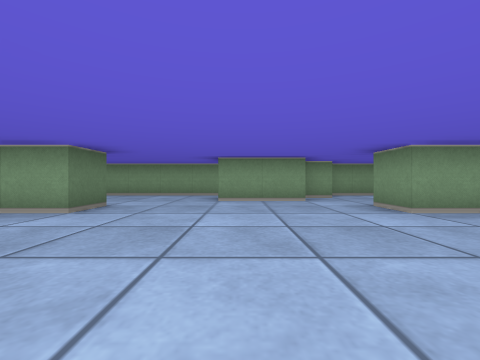
view 1 (above)

23 first-person views from a walk through a cub3D maze. The camera is about half as high as the walls, looks level and sees 90° across. The floor is counted in squares. Each view is taken from the middle of a square. On the plan, view 1 faces up. The plan holds only what a view shows up to about 9 squares ahead; the rest is blank.

view 2
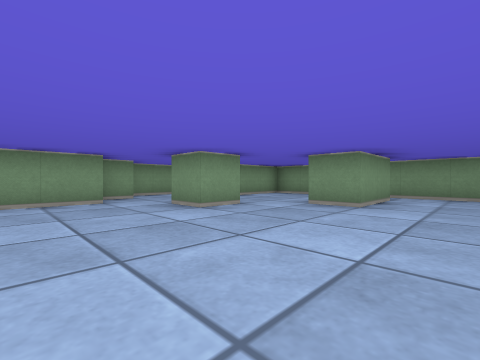

view 3
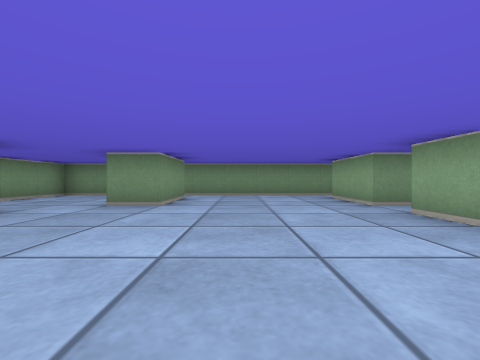

view 4
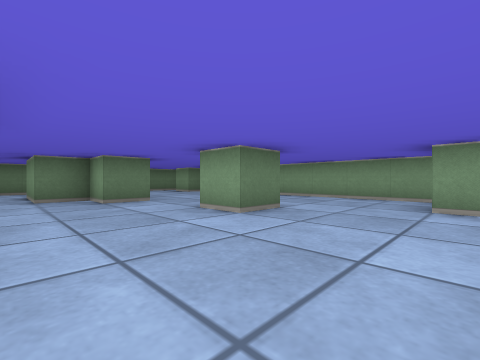

view 5
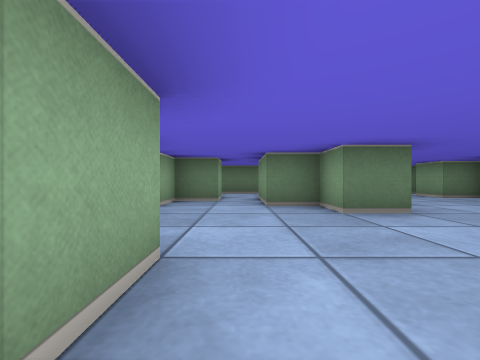

view 6
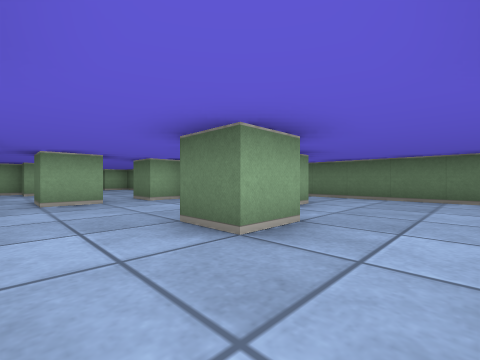

view 7
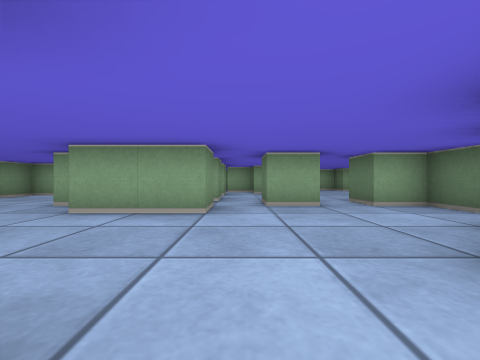

view 8
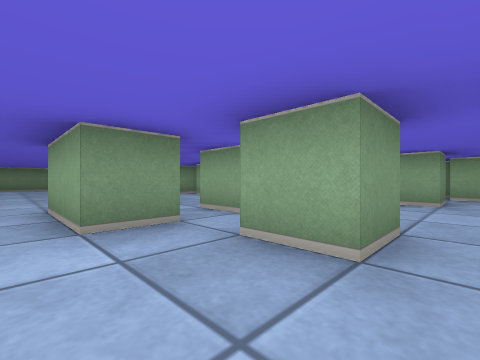

view 9
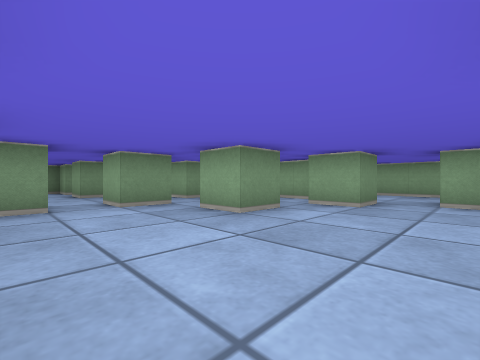

view 10
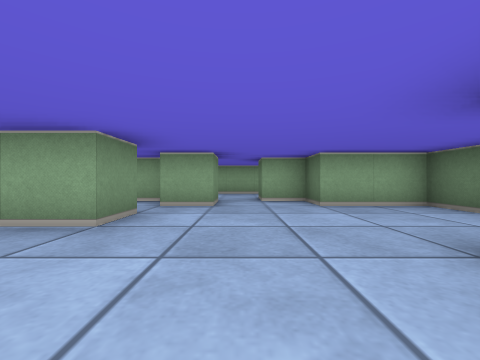

view 11
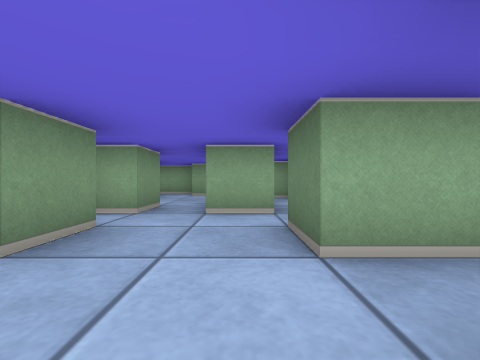

view 12
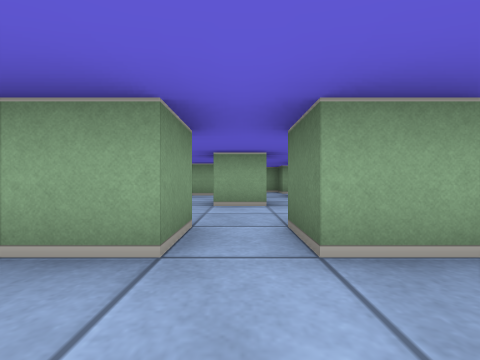

view 13
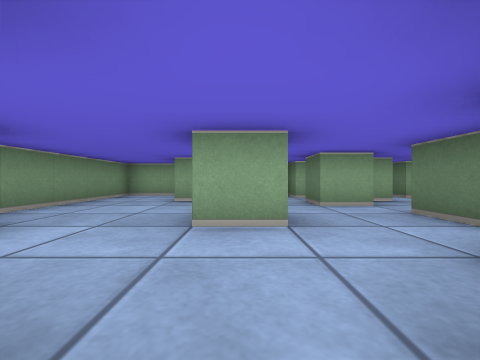

view 14
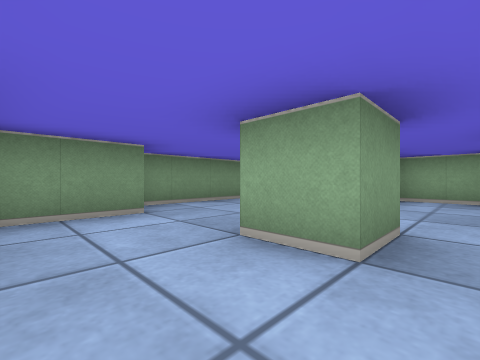

view 15
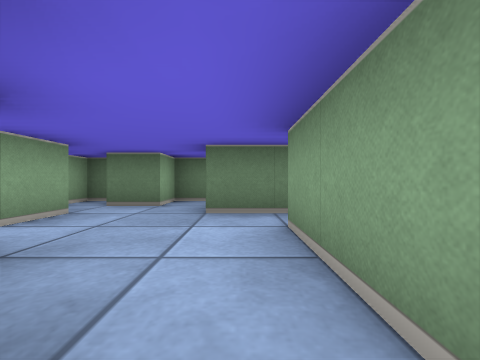

view 16
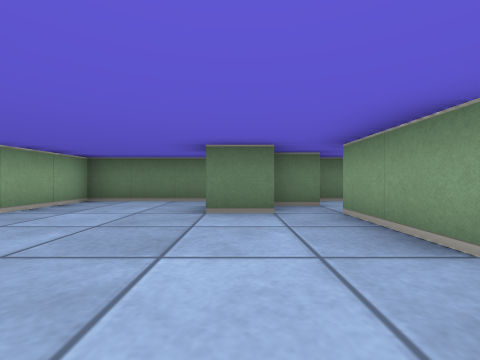

view 17
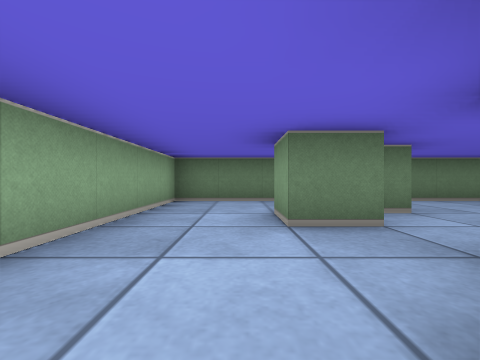

view 18
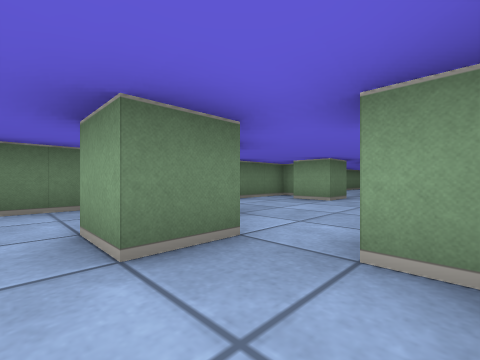

view 19
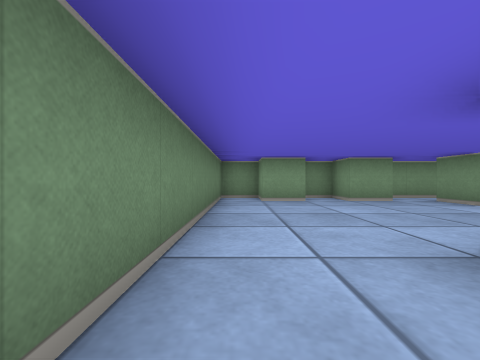

view 20
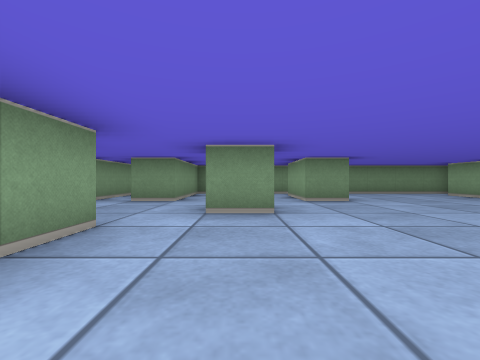

view 21
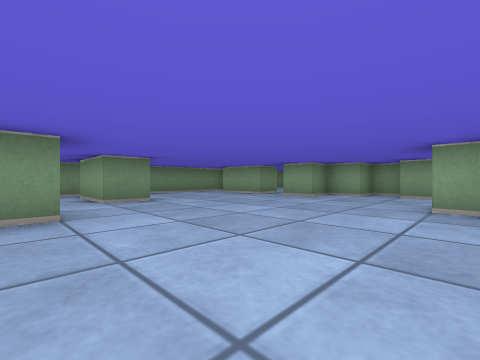

view 22
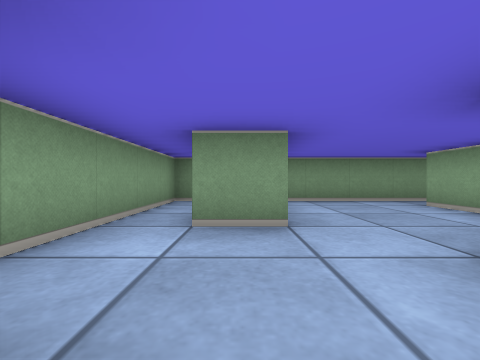

view 23
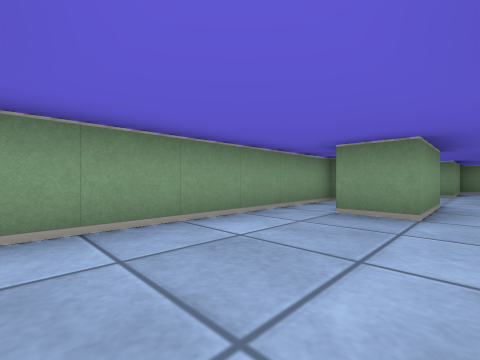

### Floor plan
Key: @ floor where view 1 was taken; # wall or solid block; . floor.
Columns run from 11 left of view 1 to 8 right of it. Each row starts with its distance up from view 1.
  8 ####################
  7 #.#.#.......##.....#
  6 #.....#....##...####
  5 #..................#
  4 #.......#.....#....#
  3 #...##.............#
  2 #..##...........##.#
  1 #..................#
  0 #..#....###@.......#
 -1 #..##.#...#........#
 -2 ###.....#..........#
 -3 #.#..........##.####
 -4 #.......#..###....#
 -5 #.....##....#.....##
 -6 #......#.#.##..#...#
 -7 ####.##..#.........#
 -8 #..#..##....##.....#
 -9 #......##...##..#..#
-10 #..... #..#..#.. ..#
-11 ######### ##########

Where each view was taken, in squares from view 1:
view 1: 0 up, 0 right, facing up
view 2: 0 up, 0 right, facing up-right
view 3: 0 up, 0 right, facing right
view 4: 1 up, 0 right, facing up-left
view 5: 1 up, 2 left, facing left
view 6: 5 up, 4 left, facing down-left
view 7: 4 up, 4 left, facing down
view 8: 1 up, 6 left, facing down-right
view 9: 2 down, 8 left, facing down-right
view 10: 2 down, 7 left, facing down
view 11: 2 down, 2 left, facing down
view 12: 1 down, 4 right, facing down
view 13: 3 down, 4 right, facing down
view 14: 4 down, 3 right, facing down-right
view 15: 7 down, 2 right, facing left
view 16: 3 down, 5 left, facing left
view 17: 9 down, 5 left, facing left
view 18: 9 down, 6 left, facing up-left
view 19: 1 up, 10 left, facing up
view 20: 4 up, 1 left, facing right
view 21: 4 up, 1 left, facing down-right
view 22: 6 up, 2 right, facing right
view 23: 5 up, 4 left, facing up-right
